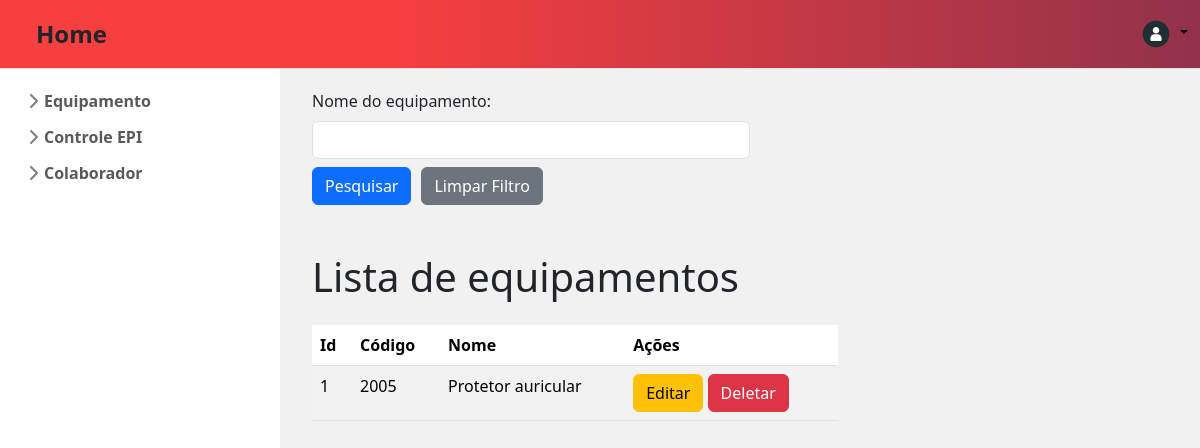
The page /listarEquipamento/ on the database its author committed.
### app_produtos/models.py (models this page shows, shortened)
class CadastrarEquipamento(models.Model):
    cod_equipamento = models.IntegerField()
    nome_equipamento = models.CharField(max_length=100)

### app_produtos/views.py (the view)
# urls.py: path("listarEquipamento/", views.listar_equipamento, name="listar_equipamento"),
def listar_equipamento(request):
    values = CadastrarEquipamento.objects.all()
    cod_equipamento = request.GET.get('cod_equipamento')
    nome_equipamento = request.GET.get('nome_equipamento')
    if nome_equipamento:
        values = values.filter(nome_equipamento__icontains=nome_equipamento)
    return render(request, 'app_produtos/globals/listarEquipamento.html', {
        "lista_equipamento": values,
        "nome_equipamento": nome_equipamento
    })

### app_produtos/templates/app_produtos/globals/listarEquipamento.html (shortened to what this page needs)
{% extends "app_produtos/index.html" %}
{% block content %}
<div class="container justify-content-center mt-2">
  <form action="{% url 'listar_equipamento' %}" method="get">
    <div class="form-group">
      <label class="form-label" for="nome_equipamento">Nome do equipamento:</label>
      <input class="form-control w-50" type="text" name="nome_equipamento" id="nome_equipamento" value="{{ nome_equipamento|default:'' }}"/>
    </div>
    <div class="d-flex mt-2" style="gap: 10px;">
        <button class="w-10 btn btn-primary btn-md"  type="submit">Pesquisar</button>
        <a class="w-10 btn btn-secondary btn-md" href="{% url 'listar_equipamento' %}">Limpar Filtro</a>
      </div>
  </form>
</div>
{% if lista_equipamento %}
<div class="container mt-5">
  <h1 class="text-start mb-4" >Lista de equipamentos</h1>
  <table class="table table-striped" style="width: 60%;">
    <thead>
      <tr>
        <th>Id</th>
        <th>Código</th>
        <th>Nome</th>
        <th>Ações</th>
      </tr>
    </thead>
    <tbody>
      {% for item in lista_equipamento %}
      <tr>
        <td>{{ item.id }}</td>
        <td>{{ item.cod_equipamento }}</td>
        <td>{{ item.nome_equipamento }}</td>
        <td>
            <a href="/editarEquipamento/{{ item.id }}" class="btn btn-warning">Editar</a>
            <button class="btn btn-danger" data-bs-toggle="modal" data-bs-target="#confirmDeleteModal" onclick="setDeleteUrl('/deletarEquipamento/{{ item.id }}')">Deletar</button>
        </td>
      </tr>
      {% endfor %}
    </tbody>
  </table>
</div>
{% else %}
<div class="container mt-3">
  <p class="text-center h3">Nenhum equipamento encontrado</p>
</div>
{% endif %} {% endblock content %}

### rows shown on the page
CadastrarEquipamento: id "1", cod_equipamento "2005", nome_equipamento "Protetor auricular"
